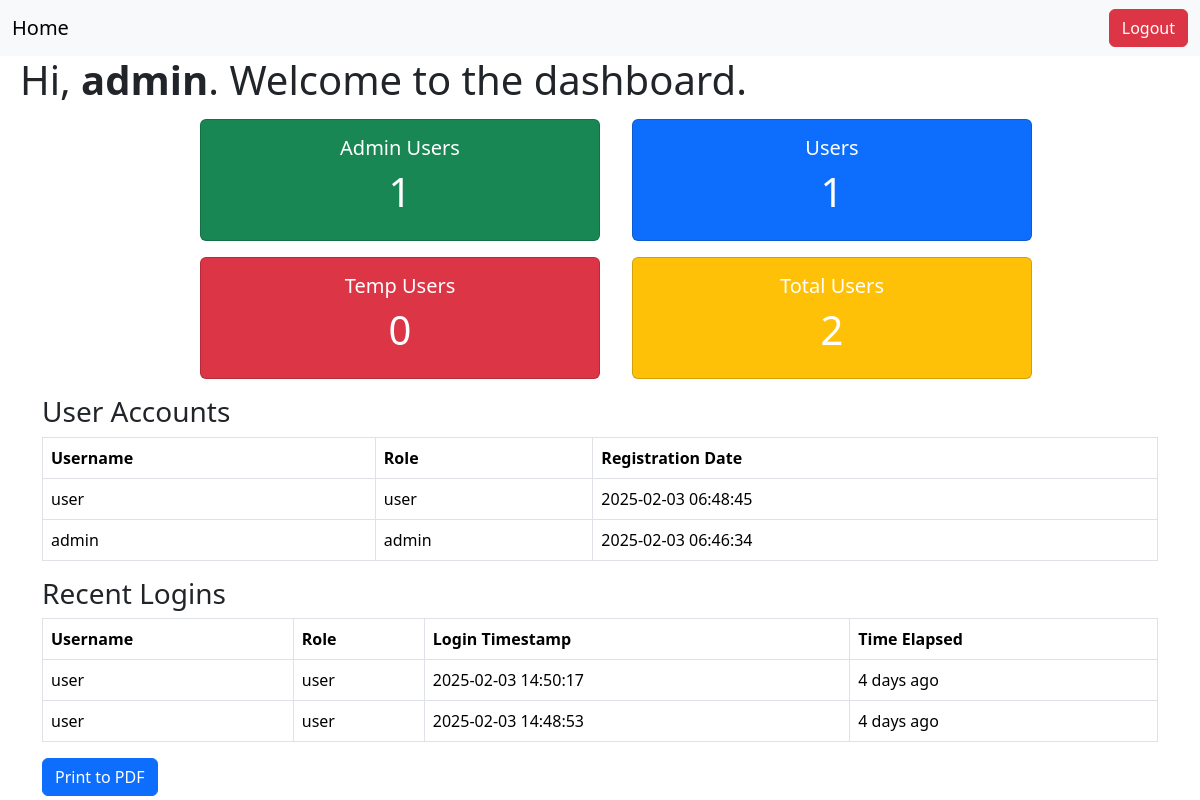
/admin/dashboard.php (signed in), run on the app's committed database.
### tables this page shows
CREATE TABLE `users` (
  `id` int(11) NOT NULL,
  `username` varchar(50) NOT NULL,
  `password` varchar(255) NOT NULL,
  `user_type` enum('admin','user') NOT NULL DEFAULT 'user',
  `last_login` datetime DEFAULT NULL,
  `created_at` timestamp NOT NULL DEFAULT current_timestamp()
);

### admin/dashboard.php (the view, shortened to what this page needs)
<?php
require_once "../db/config.php";
function getUserStatistics($pdo) {
    $stats = [
        "admin" => 0,
        "user" => 0,
        "temp-user" => 0,
        "total" => 0
    ];
    $sql = "SELECT user_type, COUNT(*) as count FROM users GROUP BY user_type";
    if ($stmt = $pdo->prepare($sql)) {
        if ($stmt->execute()) {
            while ($row = $stmt->fetch(PDO::FETCH_ASSOC)) {
                $stats[$row["user_type"]] = $row["count"];
            }
        }
    }
    $stats["total"] = array_sum($stats);
    return $stats;
}
$userStats = getUserStatistics($pdo);
$userAccounts = [];
$sql = "SELECT username, user_type, created_at FROM users ORDER BY created_at DESC";
if ($stmt = $pdo->prepare($sql)) {
    if ($stmt->execute()) {
        $userAccounts = $stmt->fetchAll(PDO::FETCH_ASSOC);
    }
}
$recentLogins = [];
$sql = "SELECT u.username, u.user_type, l.login_time FROM login_logs l JOIN users u ON l.user_id = u.id ORDER BY l.login_time DESC LIMIT 10";
if ($stmt = $pdo->prepare($sql)) {
    if ($stmt->execute()) {
        $recentLogins = $stmt->fetchAll(PDO::FETCH_ASSOC);
    }
}
?>
<!DOCTYPE html>
<html lang="en">
<head>
    <link href="https://cdn.jsdelivr.net/npm/bootstrap@5.3.3/dist/css/bootstrap.min.css" rel="stylesheet">
</head>
<body>
    <nav class="navbar navbar-expand-lg bg-body-tertiary">
        <div class="container-fluid">
            <a class="navbar-brand" href="dashboard.php">Home</a>
            <div class="collapse navbar-collapse" id="navbarSupportedContent">
                <form class="d-flex" role="search">
                    <a href="../logout.php" class="btn btn-danger">Logout</a>
                </form>
            </div>
        </div>
    </nav>
    <h1 style="margin-left:20px">Hi, <b><?php echo htmlspecialchars($_SESSION["username"]); ?></b>. Welcome to the dashboard.</h1>
    <div class="flex-container">
        <div class="card text-bg-success mb-3">
            <div class="card-body">
                <h5 class="card-title">Admin Users</h5>
                <h1 id="totalAdmins"><?php echo $userStats['admin']; ?></h1>
            </div>
        </div>
        <div class="card text-bg-primary mb-3">
            <div class="card-body">
                <h5 class="card-title">Users</h5>
                <h1 id="totalUsers"><?php echo $userStats['user']; ?></h1>
            </div>
        </div>
        <div class="card text-bg-danger text-white mb-3">
            <div class="card-body">
                <h5 class="card-title">Temp Users</h5>
                <h1 id="totalTempUsers"><?php echo $userStats['temp-user']; ?></h1>
            </div>
        </div>
        <div class="card text-bg-warning text-white mb-3">
            <div class="card-body">
                <h5 class="card-title">Total Users</h5>
                <h1 id="totalAllUsers"><?php echo $userStats['total']; ?></h1>
            </div>
        </div>
    </div>
    <div class="container">
        <h3>User Accounts</h3>
        <table class="table table-bordered">
            <thead>
                <tr>
                    <th>Username</th>
                    <th>Role</th>
                    <th>Registration Date</th>
                </tr>
            </thead>
            <tbody>
                <?php foreach ($userAccounts as $user): ?>
                <tr>
                    <td><?php echo htmlspecialchars($user['username']); ?></td>
                    <td><?php echo htmlspecialchars($user['user_type']); ?></td>
                    <td><?php echo date("Y-m-d H:i:s", strtotime($user['created_at'])); ?></td>
                </tr>
                <?php endforeach; ?>
            </tbody>
        </table>
        <h3>Recent Logins</h3>
        <table class="table table-bordered" id="recentLoginsTable">
            <thead>
                <tr>
                    <th>Username</th>
                    <th>Role</th>
                    <th>Login Timestamp</th>
                    <th>Time Elapsed</th>
                </tr>
            </thead>
            <tbody>
                <?php foreach ($recentLogins as $login): ?>
                <tr data-login-time="<?php echo htmlspecialchars($login['login_time']); ?>">
                    <td><?php echo htmlspecialchars($login['username']); ?></td>
                    <td><?php echo htmlspecialchars($login['user_type']); ?></td>
                    <td><?php echo date("Y-m-d H:i:s", strtotime($login['login_time'])); ?></td>
                    <td class="time-elapsed"></td>
                </tr>
                <?php endforeach; ?>
            </tbody>
        </table>
        <button class="btn btn-primary" onclick="printToPDF()">Print to PDF</button>
    </div>
</body>
</html>

### admin/dashboard.php (style rules this page uses)
.flex-container { display: flex; flex-direction: wrap; flex-wrap: wrap; justify-content: center; margin-top: 15px; }
.flex-container > div { background-color: #f1f1f1; width: 400px; margin-left: 2rem; text-align: center; }

### data on the page
users: username "user", user_type "user", created_at "2025-02-03 06:48:45"
users: username "admin", user_type "admin", created_at "2025-02-03 06:46:34"

### other printed values
$_SESSION["username"] "admin"
$userStats['admin'] "1"
$userStats['user'] "1"
$userStats['temp-user'] "0"
$userStats['total'] "2"
$login['username'] "user"
$login['user_type'] "user"
date("Y-m-d H:i:s", strtotime($login['login_time'])) "2025-02-03 14:50:17"
date("Y-m-d H:i:s", strtotime($login['login_time'])) "2025-02-03 14:48:53"
